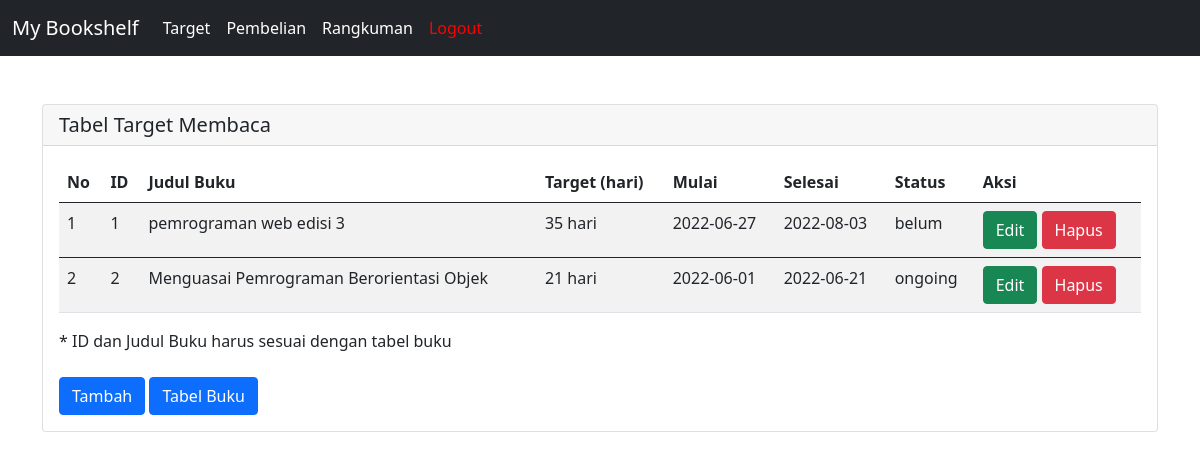
The app's page /target/data.php with its own data.
### tables this page shows
CREATE TABLE `target` (
  `id` varchar(11) NOT NULL,
  `nama_buku` varchar(100) NOT NULL,
  `target` varchar(30) NOT NULL,
  `tgl_mulai` date NOT NULL,
  `tgl_selesai` date NOT NULL,
  `status` varchar(10) NOT NULL
);

### target/data.php (the view, shortened to what this page needs)
<!doctype html>
<html lang="en">
  <head>
    <link href="https://cdn.jsdelivr.net/npm/bootstrap@5.0.2/dist/css/bootstrap.min.css" rel="stylesheet">
  </head>
  <body>
		   <nav class="navbar navbar-expand-lg navbar-dark bg-dark">
		  		<div class="container-fluid">
				    <a class="navbar-brand" href="../buku/data.php">My Bookshelf</a>
		    	<div class="collapse navbar-collapse" id="navbarNav">
				      <ul class="navbar-nav">
				        <li class="nav-item">
				          <a class="nav-link active" aria-current="page" href="#">Target</a>
				        </li>
				        <li class="nav-item">
			            <a class="nav-link active" aria-current="page" href="../pembelian/data_pembelian.php">Pembelian</a>
			          </li>
			          <li class="nav-item">
			            <a class="nav-link active" aria-current="page" href="../rangkuman/data.php">Rangkuman</a>
			          </li>
			          <li class="nav-item">
			            <a class="nav-link active" aria-current="page" style="color: red;" href="../logout.php">Logout</a>
			          </li>
				      </ul>
		   		 </div>
		 		 </div>
			</nav>
			<div class="container">
			<div class="card mt-5">
			  <h5 class="card-header">Tabel Target Membaca</h5>
			  <div class="card-body">
							    <table class="table table-striped table-hover ">
							  <thead>
							    <tr>
							    	<th scope="col">No</th>
							    	<th scope="col">ID</th>
								    <th scope="col">Judul Buku</th>
								    <th scope="col">Target (hari)</th>
								    <th scope="col">Mulai</th>
							        <th scope="col">Selesai</th>
						   	        <th scope="col">Status</th>
								    <th scope="col">Aksi</th>
							    </tr>
							  </thead>
							  <?php
					       require_once('../koneksi/config.php');
					        $no = 1;
					        $query = mysqli_query($conn, 'SELECT * FROM target');
					        while ($data = mysqli_fetch_array($query)) {
					        	?>
								  <tbody>
								     <tr>
								     	<td><?php echo $no++ ?></td>
						                <td><?php echo $data['id'] ?></td>
						                <td><?php echo $data['nama_buku'] ?></td>
						                <td><?php echo $data['target'] ?></td>
						                <td><?php echo $data['tgl_mulai'] ?></td>
						                <td><?php echo $data['tgl_selesai'] ?></td>
						                <td><?php echo $data['status'] ?></td>
								      <td>
									 <a href="editTarget.php?id=<?=$data['id']?>" type="button" class="btn btn-success btn-md">Edit</a>
									 <a href="hapus.php?id=<?=$data['id']?>" type="button" class="btn btn-danger btn-md">Hapus</a>
								      </td>
								    </tr>
								  </tbody>
											<?php } ?>
									</table>
							              <label for="exampleInputPassword1" class="form-label">* ID dan Judul Buku harus sesuai dengan tabel buku</label><br>
							            <a class="btn btn-primary mt-3" data-bs-toggle="modal" href="#exampleModalToggle" role="button">Tambah</a>
			 							 <a href="../buku/data.php" type="button" class="btn btn-primary mt-3">Tabel Buku</a>
							            </div>
							        </div>
			  </div>
  </body>
  </html>

### records on screen
target: id "1", nama_buku "pemrograman web edisi 3", target "35 hari", tgl_mulai "2022-06-27", tgl_selesai "2022-08-03", status "belum"
target: id "2", nama_buku "Menguasai Pemrograman Berorientasi Objek", target "21 hari", tgl_mulai "2022-06-01", tgl_selesai "2022-06-21", status "ongoing"
